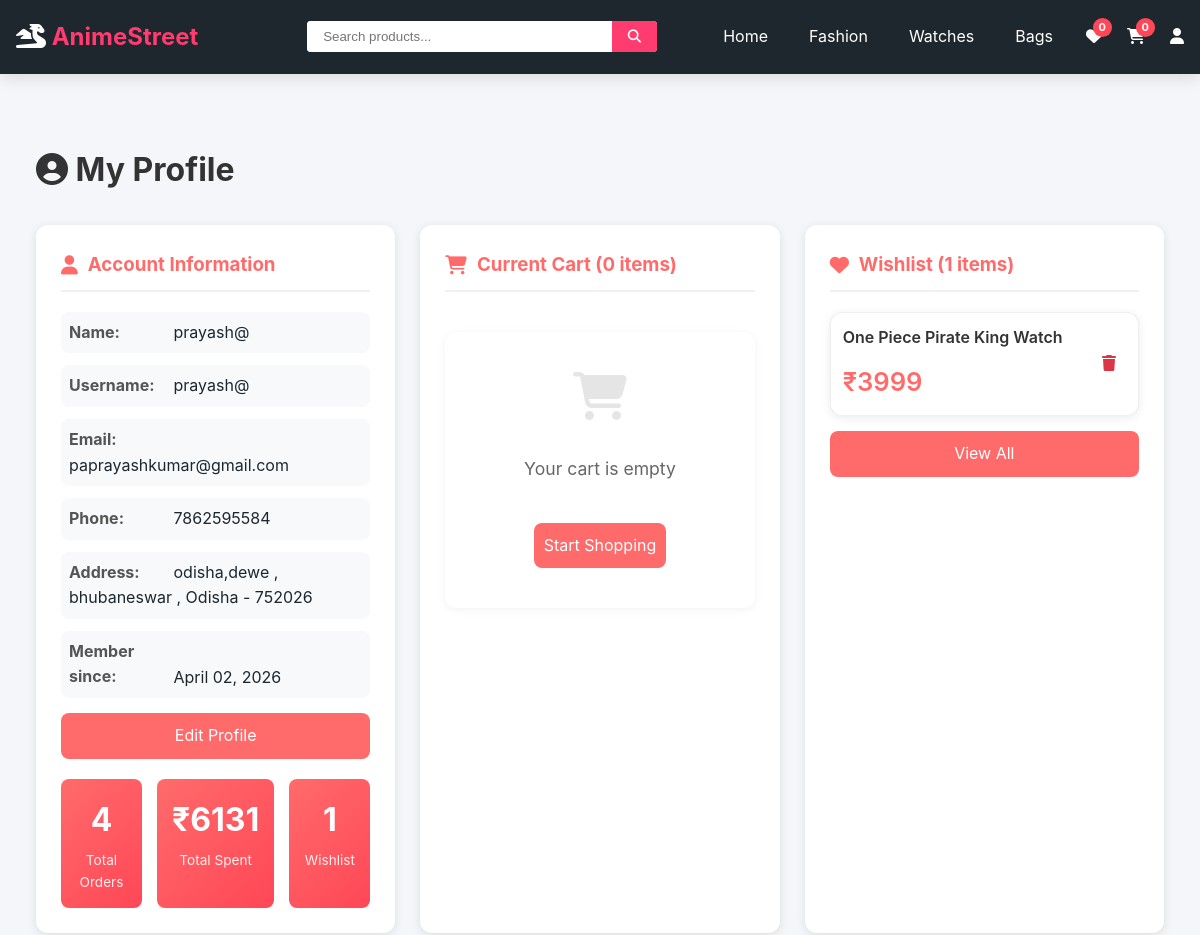
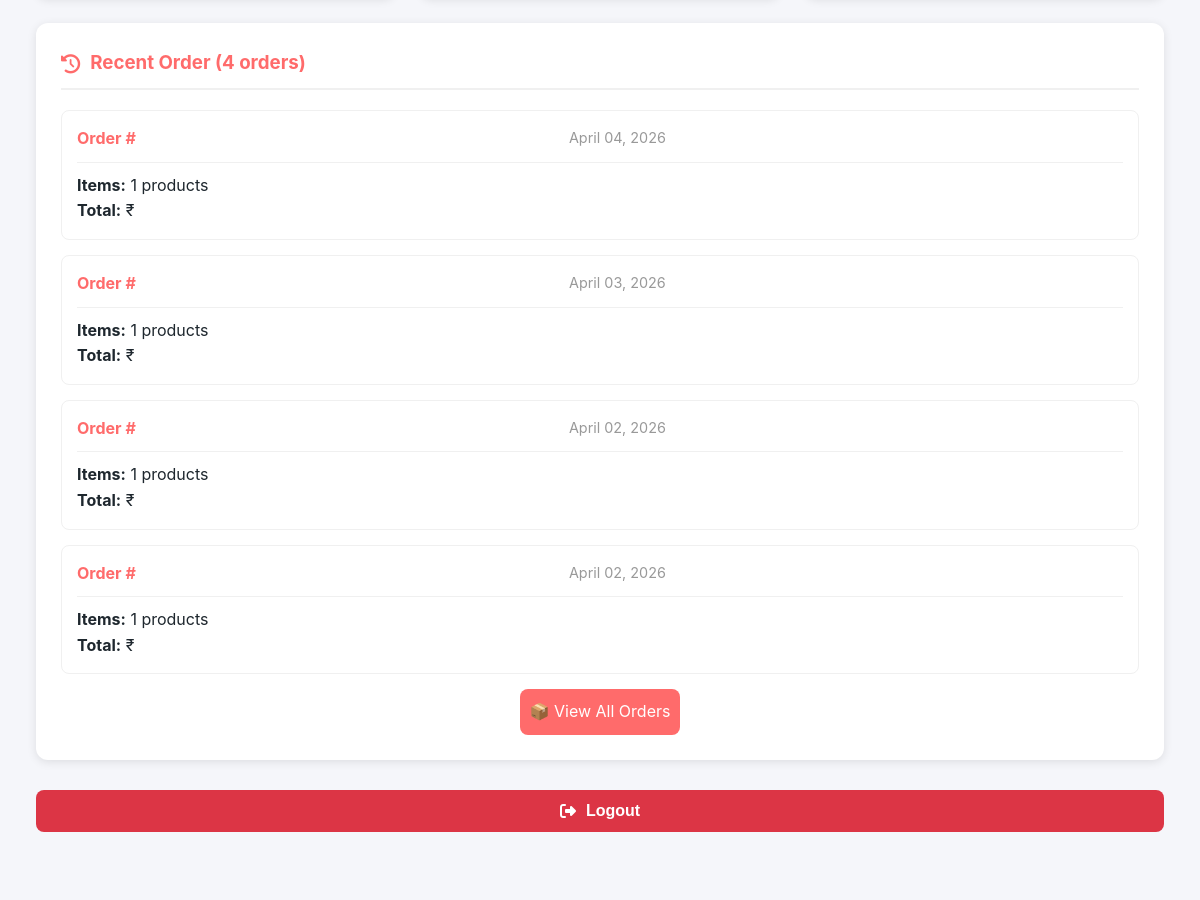
Before: /profile/ (signed in, upper part) with the older database file (2 pictures, top to bottom).
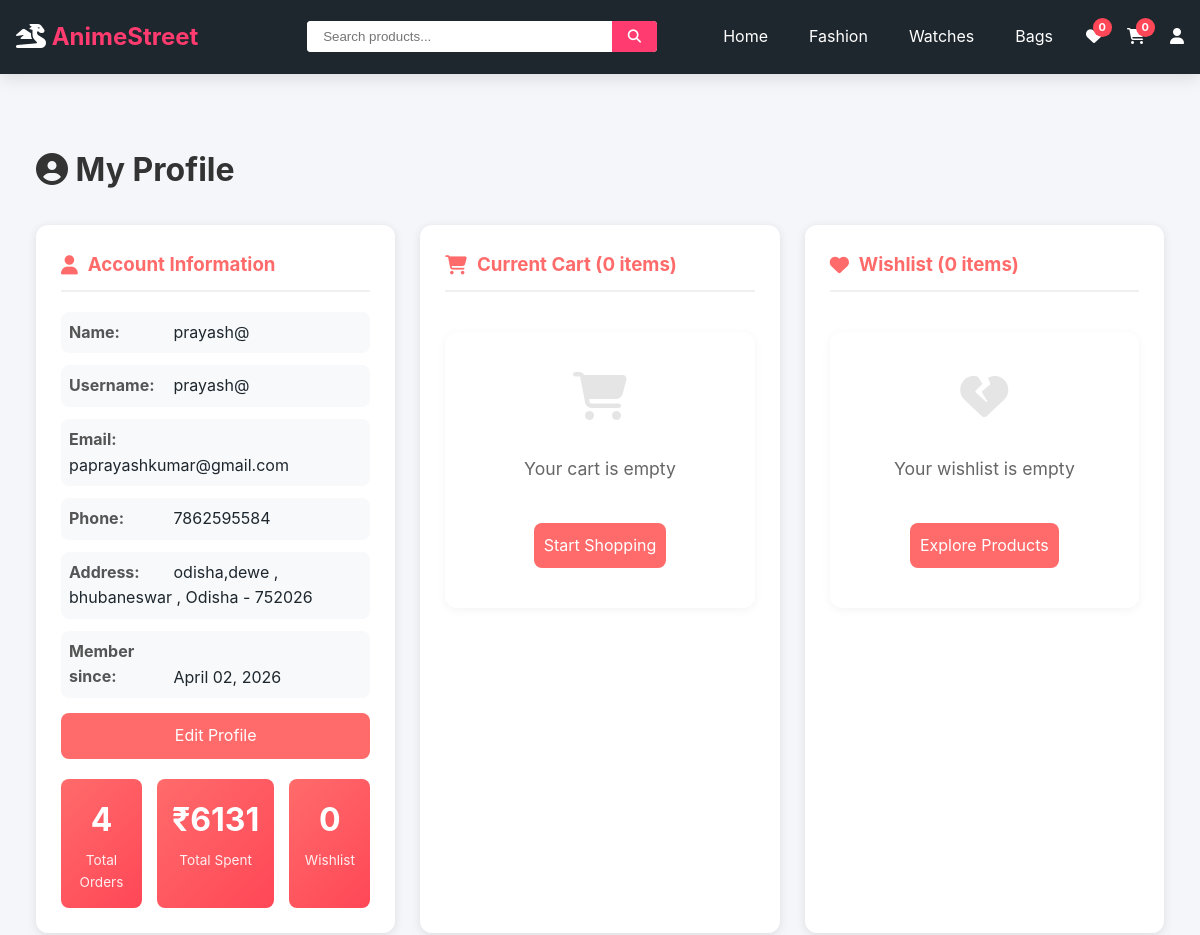
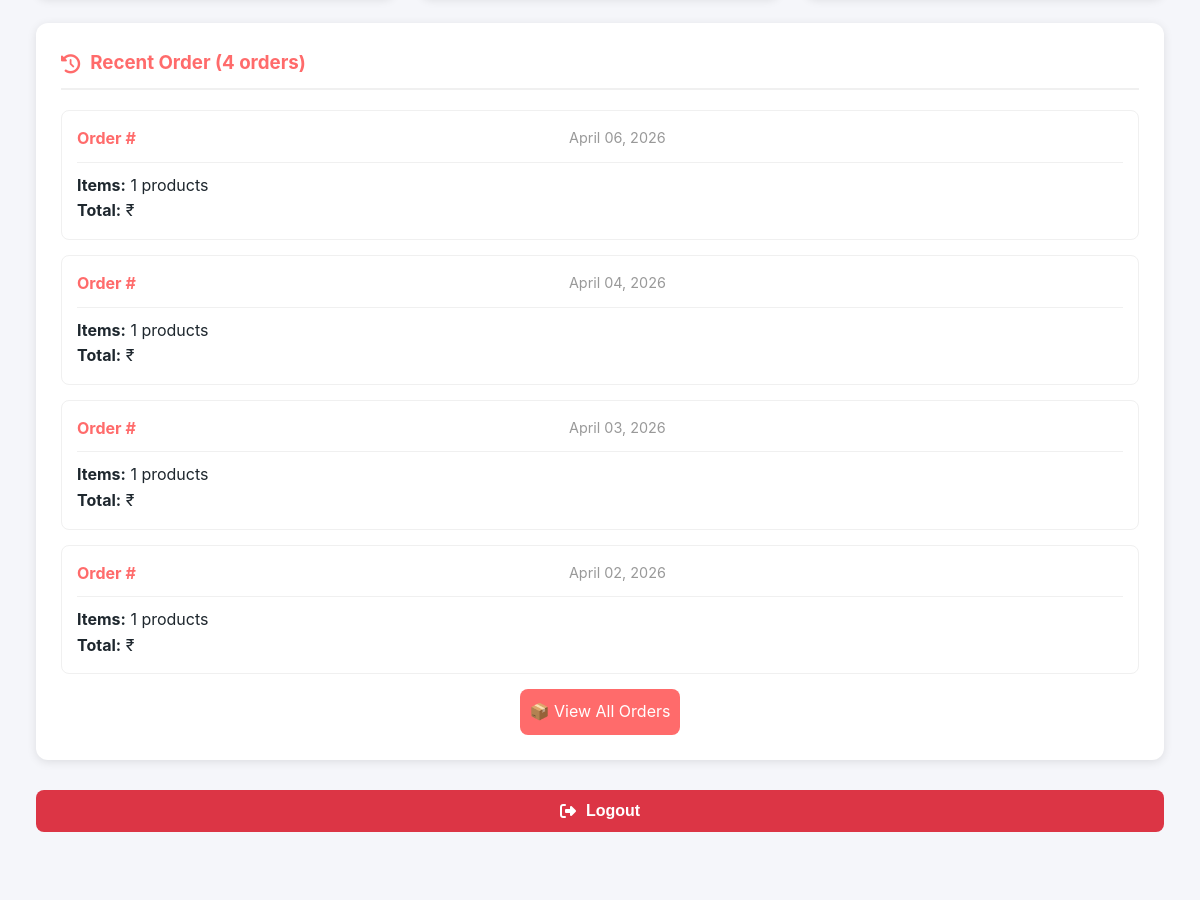
After: the same page with the newer database file (2 pictures, top to bottom).
### shop/models.py (models this page shows, shortened)
class User(AbstractUser):
    phone = models.CharField(max_length=15, blank=True)
    address = models.TextField(blank=True)
    created_at = models.DateTimeField(auto_now_add=True)

class Profile(models.Model):
    user = models.OneToOneField(User, on_delete=models.CASCADE)
    phone = models.CharField(max_length=15, blank=True)
    address = models.TextField(blank=True)
    city = models.CharField(max_length=100, blank=True)
    state = models.CharField(max_length=100, blank=True)
    pincode = models.CharField(max_length=10, blank=True)

class WishlistItem(models.Model):
    wishlist = models.ForeignKey(Wishlist, on_delete=models.CASCADE, related_name='items')
    product = models.ForeignKey(Product, on_delete=models.CASCADE)
    added_at = models.DateTimeField(auto_now_add=True)
    class Meta:
        unique_together = ['wishlist', 'product']

class Product(models.Model):
    product_id = models.IntegerField(unique=True)
    name = models.CharField(max_length=200)
    price = models.DecimalField(max_digits=10, decimal_places=2)
    category = models.ForeignKey(Category, on_delete=models.CASCADE, related_name='products')
    sub_category = models.CharField(max_length=50, blank=True, null=True)
    type = models.CharField(max_length=100, blank=True)
    image = models.CharField(max_length=500, blank=True, null=True)
    image_url = models.URLField(max_length=500, blank=True, null=True)
    rating = models.DecimalField(max_digits=3, decimal_places=2, default=4.5)
    reviews = models.IntegerField(default=0)
    description = models.TextField(blank=True)
    sizes = models.JSONField(default=list)
    in_stock = models.BooleanField(default=True)
    featured = models.BooleanField(default=False)
    created_at = models.DateTimeField(auto_now_add=True)

class Order(models.Model):
    user = models.ForeignKey(User, on_delete=models.CASCADE)
    total_price = models.DecimalField(max_digits=10, decimal_places=2)
    payment_method = models.CharField(max_length=10, default="COD")
    transaction_id = models.CharField(max_length=100, blank=True, null=True)
    payment_screenshot = models.ImageField(upload_to='payments/', blank=True, null=True)
    payment_status = models.CharField(max_length=20, default="Pending")
    status = models.CharField(max_length=20, default="Pending")
    created_at = models.DateTimeField(auto_now_add=True)

### shop/views.py (the view)
# urls.py: path('profile/', views.profile, name='profile'),
@login_required
def profile(request):
    cart, created = Cart.objects.get_or_create(user=request.user)
    wishlist, created = Wishlist.objects.get_or_create(user=request.user)
    orders = Order.objects.filter(user=request.user).order_by('-created_at')[:4]
    cart_items = cart.items.select_related('product').all()
    wishlist_items = wishlist.items.select_related('product').all()
    cart_total = cart.get_total()
    total_orders = orders.count()
    total_spent = sum(order.total_price for order in orders)
    context = {
        'user': request.user,
        'cart_items': cart_items,
        'wishlist_items': wishlist_items,
        'orders': orders,
        'cart_total': cart_total,
        'total_orders': total_orders,
        'total_spent': total_spent,
    }
    return render(request, 'shop/profile.html', context)

### shop/templates/shop/profile.html (shortened to what this page needs)
{% extends 'shop/base.html' %}
{% load static %}
{% block content %}
<div class="container">
    <div class="profile-container">
        <h1><i class="fas fa-user-circle"></i> My Profile</h1>
        <div class="profile-grid">
            <div class="profile-card user-info">
                <h3><i class="fas fa-user"></i> Account Information</h3>
                <p><strong>Name:</strong> {{ user.first_name|default:user.username }}</p>
                <p><strong>Username:</strong> {{ user.username }}</p>
                <p><strong>Email:</strong> {{ user.email }}</p>
                <p><strong>Phone:</strong> {{ user.profile.phone|default:"Not provided" }}</p>
                <p><strong>Address:</strong>
                    {{ user.profile.address|default:"Not provided" }}
                    {% if user.profile.city %}, {{ user.profile.city }}{% endif %}
                    {% if user.profile.state %}, {{ user.profile.state }}{% endif %}
                    {% if user.profile.pincode %} - {{ user.profile.pincode }}{% endif %}
                </p>
                <p><strong>Member since:</strong> {{ user.date_joined|date:"F d, Y" }}</p>
                <div class="action-buttons">
                    <a href="{% url 'shop:edit_profile' %}" class="checkout-btn">
                        Edit Profile
                    </a>
                </div>
                <div class="stats-grid">
                    <div class="stat-box">
                        <div class="stat-number">{{ total_orders }}</div>
                        <div class="stat-label">Total Orders</div>
                    </div>
                    <div class="stat-box">
                        <div class="stat-number">₹{{ total_spent|floatformat:0 }}</div>
                        <div class="stat-label">Total Spent</div>
                    </div>
                    <div class="stat-box">
                        <div class="stat-number">{{ wishlist_items|length }}</div>
                        <div class="stat-label">Wishlist</div>
                    </div>
                </div>
            </div>
            <div class="profile-card">
                <h3><i class="fas fa-shopping-cart"></i> Current Cart ({{ cart_items|length }} items)</h3>
                {% if cart_items %}
                <div>
                    {% for item in cart_items %}
                    <div class="cart-item">
                        <div class="cart-item-info">
                            <div class="cart-item-name">{{ item.product.name }}</div>
                            <div class="cart-item-price">₹{{ item.product.price|floatformat:0 }} × {{ item.quantity }}
                            </div>
                            <div class="cart-item-size">Size: {{ item.size }}</div>
                        </div>
                        <div class="cart-item-remove"
                            onclick="removeFromCart({{ item.product.product_id }}, '{{ item.size }}')">
                            <i class="fas fa-trash"></i>
                        </div>
                    </div>
                    {% endfor %}
                    <div class="cart-total">
                        Total: <span>₹{{ cart_total|floatformat:0 }}</span>
                    </div>
                    <div class="action-buttons">
                        <a href="{% url 'shop:cart' %}" class="checkout-btn">View Cart</a>
                        <a href="{% url 'shop:checkout' %}" class="checkout-btn">Checkout</a>
                    </div>
                </div>
                {% else %}
                <div class="empty-state">
                    <i class="fas fa-shopping-cart"></i>
                    <p>Your cart is empty</p>
                    <a href="{% url 'shop:index' %}" class="checkout-btn">Start Shopping</a>
                </div>
                {% endif %}
            </div>
            <div class="profile-card">
                <h3><i class="fas fa-heart"></i> Wishlist ({{ wishlist_items|length }} items)</h3>
                {% if wishlist_items %}
                <div>
                    {% for item in wishlist_items %}
                    <div class="wishlist-item">
                        <div class="wishlist-item-info">
                            <div class="wishlist-item-name">{{ item.product.name }}</div>
                            <div class="wishlist-item-price">₹{{ item.product.price|floatformat:0 }}</div>
                        </div>
                        <div class="wishlist-item-remove" onclick="removeFromWishlist({{ item.product.product_id }})">
                            <i class="fas fa-trash"></i>
                        </div>
                    </div>
                    {% endfor %}
                    <div class="action-buttons">
                        <a href="{% url 'shop:wishlist' %}" class="checkout-btn">View All</a>
                    </div>
                </div>
                {% else %}
                <div class="empty-state">
                    <i class="fas fa-heart-broken"></i>
                    <p>Your wishlist is empty</p>
                    <a href="{% url 'shop:fashion' %}" class="checkout-btn">Explore Products</a>
                </div>
                {% endif %}
            </div>
        </div>
        <div class="profile-card" style="margin-top: 25px;">
            <h3><i class="fas fa-history"></i> Recent Order ({{ orders|length }} orders)</h3>
            {% if orders %}
            <div>
                {% for order in orders|slice:":4" %}
                <div class="order-item">
                    <div class="order-header">
                        <span class="order-id">Order #{{ order.order_id|truncatechars:8 }}</span>
                        <span class="order-date">{{ order.created_at|date:"F d, Y" }}</span>
                        <span class="order-status status-{{ order.status }}">{{ order.get_status_display }}</span>
                    </div>
                    <p><strong>Items:</strong> {{ order.items.count }} products</p>
                    <p><strong>Total:</strong> ₹{{ order.total_amount|floatformat:0 }}</p>
                </div>
                {% endfor %}
                <div style="text-align: center; margin-top: 15px;">
                    <a href="{% url 'shop:my_orders' %}" class="checkout-btn">
                        📦 View All Orders
                    </a>
                </div>
            </div>
            {% else %}
            <div class="empty-state">
                <i class="fas fa-shopping-bag"></i>
                <p>No orders yet</p>
                <a href="{% url 'shop:index' %}" class="checkout-btn">Start Shopping</a>
            </div>
            {% endif %}
        </div>
        <form method="POST" action="{% url 'shop:logout' %}"
            onsubmit="return confirm('Are you sure you want to logout?')">
            <button type="submit" class="logout-btn">
                <i class="fas fa-sign-out-alt"></i> Logout
            </button>
        </form>
    </div>
</div>
{% endblock %}

### shop/templates/shop/base.html (shortened to what this page needs)
{% load static %}
<!DOCTYPE html>
<html lang="en">
<head>
    <link rel="stylesheet" href="https://cdnjs.cloudflare.com/ajax/libs/font-awesome/6.4.0/css/all.min.css">
    <link rel="stylesheet" href="{% static 'shop/css/style.css' %}">
    <link rel="stylesheet" href="{% static 'shop/css/components/category.css' %}">
    <link rel="stylesheet" href="{% static 'shop/css/components/navbar.css' %}">
    <link rel="stylesheet" href="{% static 'shop/css/components/footer.css' %}">
    <link rel="stylesheet" href="{% static 'shop/css/components/product-card.css' %}">
    <link rel="stylesheet" href="{% static 'shop/css/components/filter.css' %}">
    <link rel="stylesheet" href="{% static 'shop/css/responsive.css' %}">
</head>
<body>
    {% include 'shop/components/navbar.html' %}
    <main>
        {% block content %}
        {% endblock %}
    </main>
</body>
</html>

### shop/templates/shop/components/navbar.html (shortened to what this page needs)
{% load static %}
<nav class="navbar">
    <div class="container">
        <div class="navbar-brand">
            <a href="{% url 'shop:index' %}">
                <i class="fas fa-dragon"></i>
                <span>AnimeStreet</span>
            </a>
        </div>
        <div class="navbar-center">
            <div class="search-box">
                <input type="text" id="globalSearchInput" placeholder="Search products...">
                <button id="globalSearchBtn">
                    <i class="fas fa-search"></i>
                </button>
            </div>
        </div>
        <div class="navbar-right">
            <a href="{% url 'shop:index' %}" class="nav-link">Home</a>
            <a href="{% url 'shop:fashion' %}" class="nav-link">Fashion</a>
            <a href="{% url 'shop:watches' %}" class="nav-link">Watches</a>
            <a href="{% url 'shop:bags' %}" class="nav-link">Bags</a>
            <a href="{% url 'shop:wishlist' %}" class="action-icon">
                <i class="fas fa-heart"></i>
                <span id="wishlistCount" class="badge">0</span>
            </a>
            <a href="{% url 'shop:cart' %}" class="action-icon">
                <i class="fas fa-shopping-cart"></i>
                <span id="cartCount" class="badge">0</span>
            </a>
            {% if user.is_authenticated %}
            <a href="{% url 'shop:profile' %}" class="action-icon">
                <i class="fas fa-user"></i>
            </a>
            {% else %}
            <a href="{% url 'shop:login' %}" class="action-icon">
                <i class="fas fa-user"></i>
            </a>
            {% endif %}
        </div>
    </div>
</nav>

Changed rows visible on the page:
removed WishlistItem: product.name "One Piece Pirate King Watch", product.price "3999"
no longer on this page (row edited): Order: created_at "April 02, 2026", items.count "1"
added Order: created_at "April 06, 2026", items.count "1"
Other visible differences:
{{ wishlist_items|length }}: "1" → "0"
text no longer shown: "View All"
text now shown: "Your wishlist is empty Explore Products"
